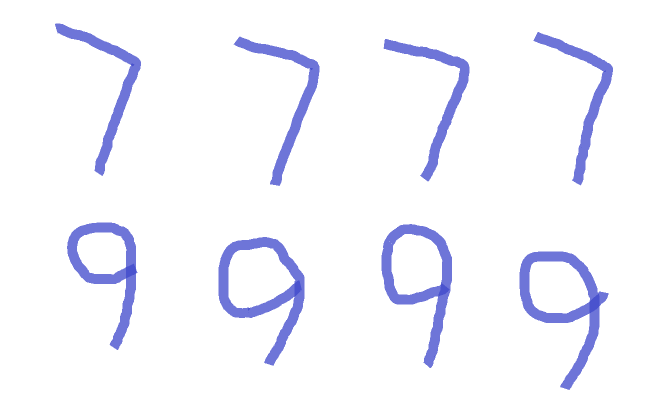
#> input picture Figures/Fig (1).png, 1344 x 840 px (shown at 1/2 size)
$ python SVM-digits.py
#> lines starting #> are read from the running program, lines starting #| are printed output that depends on the picture; after the words box and inside, x2 and y2 are one past the last pixel; in counts of white or black regions, pixels touching at a corner belong together
import numpy as np
import matplotlib.pyplot as plt
from datetime import datetime as dt
import cv2
from sklearn.preprocessing import MinMaxScaler
from sklearn.svm import NuSVC


def myplot(arr):
    plt.imshow(arr, cmap='gray', vmin=0, vmax=255)
    plt.xticks(ticks=[])
    plt.yticks(ticks=[])
    plt.show()
    plt.close()


def feature_extra(figpath):
#> called with figpath = './Figures/Fig (1).png'
    image = cv2.imread(figpath, cv2.IMREAD_GRAYSCALE)
#> image: shape (840, 1344); min 105, max 255, mean 246.2
    image = 255 - image
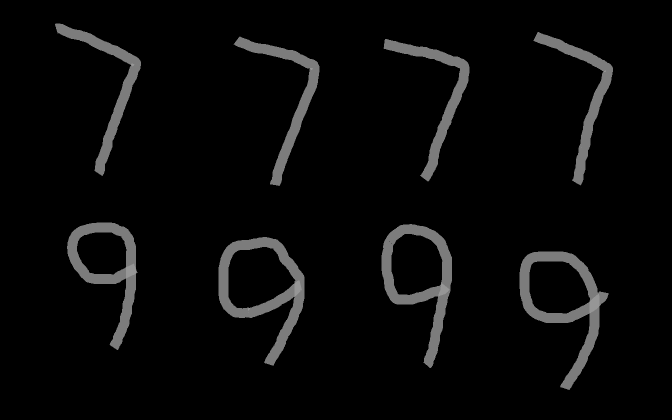
#> image: shape (840, 1344) (shown at 1/2 size); min 0, max 150, mean 8.8

    ret, binary = cv2.threshold(image, 50, 255, cv2.THRESH_BINARY)
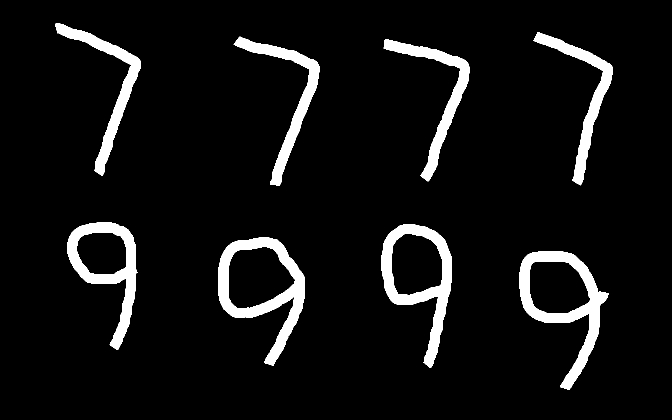
#> binary: shape (840, 1344) (shown at 1/2 size); 7% white; 8 white regions
    contours, hierarchy = cv2.findContours(binary, cv2.RETR_EXTERNAL, cv2.CHAIN_APPROX_SIMPLE)
#> contours = 8 contours; box (x1, y1, x2, y2) and area: (437, 474, 609, 731) 24221, (1039, 503, 1217, 780) 22219, (763, 448, 904, 736) 21391, (134, 445, 275, 700) 16840, (467, 73, 639, 372) 7912, (110, 47, 282, 352) 7792, (767, 78, 939, 363) 7746, (1067, 64, 1226, 371) 7542

    digits = []
    positions = []
    if len(contours) != 0:
        for contour in contours:
            x, y, w, h = cv2.boundingRect(contour)
            # 变量positions：对图像中数字所在位置的简单排序，可能失效
            positions.append(x + y * 3.5)
            image_clip = image[y:y + h, x:x + w]
            edge_h = int(h * 0.25)
            edge_w = (h + edge_h + edge_h - w) * 0.5
            if edge_w < edge_h:
                edge_w = edge_h * 2
            else:
                edge_w = int(edge_w * 0.9)
            constant = cv2.copyMakeBorder(image_clip, edge_h, edge_h, edge_w, edge_w, cv2.BORDER_CONSTANT,
                                          value=(0, 0, 255))
            kernel = np.ones((10, 10))
            imdilate = cv2.dilate(constant, kernel, iterations=1)
            imresize = cv2.resize(imdilate, (28, 28), interpolation=cv2.INTER_AREA)
            digits.append(imresize)
#> this loop made 8 passes
#> (x, y, w, h, edge_h) on passes 1 to 8: (1039, 503, 178, 277, 69), (437, 474, 172, 257, 64), (763, 448, 141, 288, 72), (134, 445, 141, 255, 63), (767, 78, 172, 285, 71), (467, 73, 172, 299, 74), (1067, 64, 159, 307, 76), (110, 47, 172, 305, 76)
#> pass 1, in feature_extra, `image_clip = image[y:y + h, x:x + w]`:
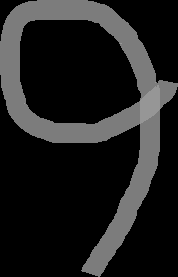
#> image_clip: shape (277, 178); min 0, max 150, mean 31.5
#> pass 1, in feature_extra, `imresize = cv2.resize(imdilate, (28, 28), interpolation=cv2.INTER_AREA)`:
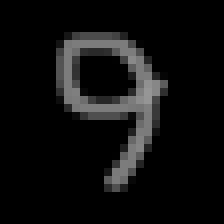
#> imresize: shape (28, 28) (shown 8 times larger); min 0, max 150, mean 15
#> after the loop:
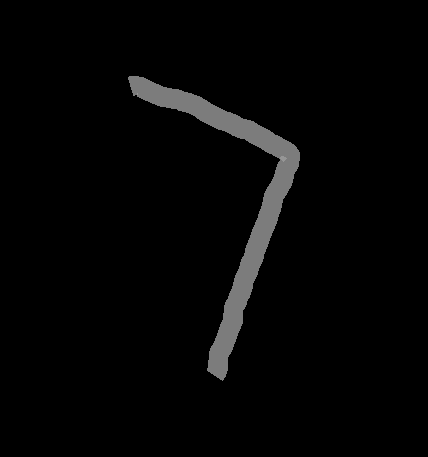
#> constant: shape (457, 428); min 0, max 150, mean 5.2
#> after the loop:
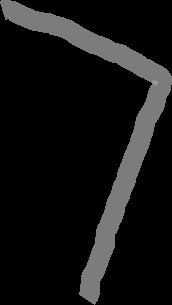
#> image_clip: shape (305, 172); min 0, max 150, mean 19.4
#> after the loop:
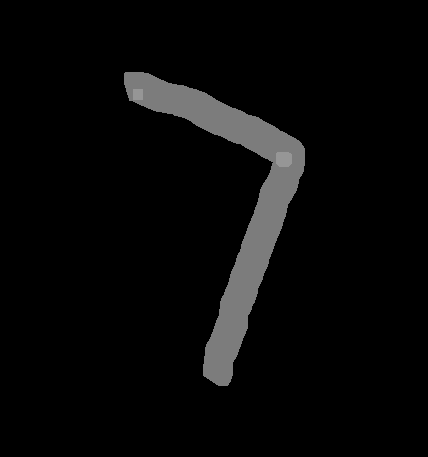
#> imdilate: shape (457, 428); min 0, max 150, mean 8.4
#> after the loop, digits = 8 items; positions = [2799.5, 2096, 2331, 1691.5, 1040, 722.5, 1291, 274.5]

    return digits, positions


def digitsCLF(digits, positions):
    Xdata = np.load("./Dataset/Xdata.npy")
    Ydata = np.load("./Dataset/Ydata.npy")

    clf = NuSVC(nu=0.02, kernel='rbf', gamma=0.02)
    clf.fit(Xdata[0:7000, :], Ydata[0:7000])

    results = []
    for digit in digits:
        scaler = MinMaxScaler(feature_range=(0, 1))
        arr = scaler.fit_transform(digit)

        prediction = clf.predict(arr.reshape(1, -1))
        results.append(int(prediction[0]))

    orders = np.argsort(positions)
    str_digit = ' '
    for i in orders:
        vari = results[i]
        str_digit = str_digit + str(vari)

    print(f'The handwritten digits are:{str_digit}')


def main():
    figpath = "./Figures/Fig (1).png"
    digit, position = feature_extra(figpath)
#> digit = 8 items; position has the same summary as positions in feature_extra
    if len(position) == 0:
        print('Recognition failed!')
    else:
        digitsCLF(digit, position)


if __name__ == '__main__':
    dt1 = dt.now()
#> (the run stopped early here; a loop or call above may not have finished)

$ run again, with Figures/Fig (10).png copied over Figures/Fig (1).png
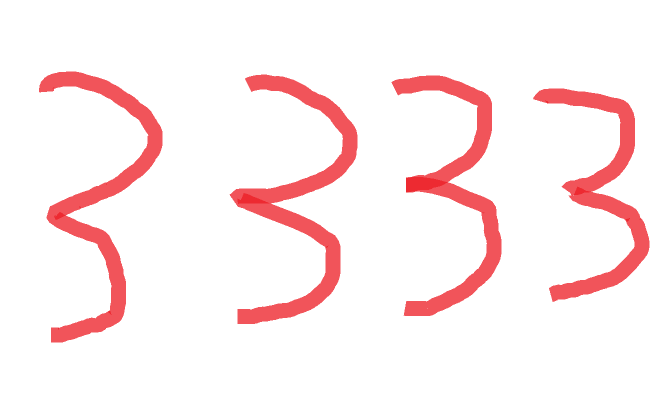
#> input picture Figures/Fig (10).png, 1344 x 840 px (shown at 1/2 size)
#> in feature_extra, `ret, binary = cv2.threshold(image, 50, 255, cv2.THRESH_BINARY)`:
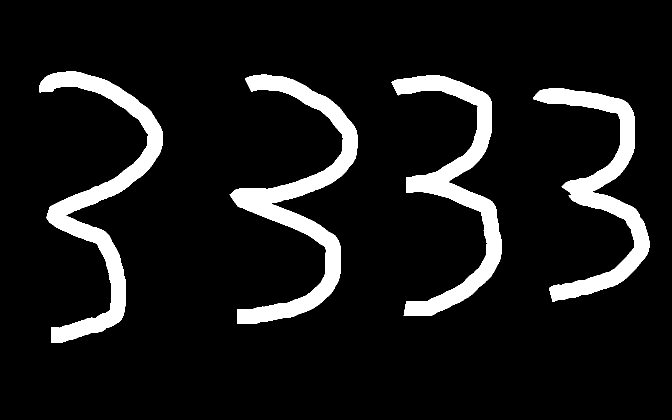
#> binary: shape (840, 1344) (shown at 1/2 size); 9.7% white; 4 white regions
#> contours = 4 contours; box (x1, y1, x2, y2) and area: (459, 149, 715, 648) 29236, (78, 143, 325, 685) 27648, (783, 151, 1003, 632) 25604, (1066, 177, 1299, 604) 23416
#> the loop in feature_extra, `for contour in contours:` made 4 passes
#> (x, y, w, h, edge_h) on passes 1 to 4: (1066, 177, 233, 427, 106), (783, 151, 220, 481, 120), (459, 149, 256, 499, 124), (78, 143, 247, 542, 135)
#> after the loop in feature_extra, `for contour in contours:`:
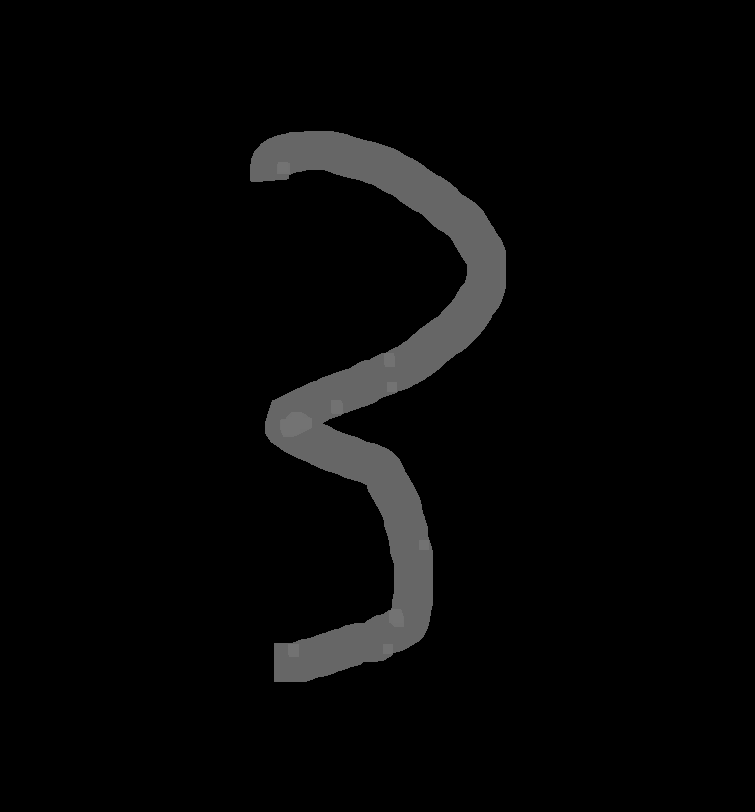
#> imdilate: shape (812, 755); min 0, max 115, mean 6.7
#> after the loop in feature_extra, `for contour in contours:`: digits = 4 items; positions = [1685.5, 1311.5, 980.5, 578.5]
#> digit = 4 items; position = [1685.5, 1311.5, 980.5, 578.5]

$ run again, with Figures/Fig (11).png copied over Figures/Fig (1).png
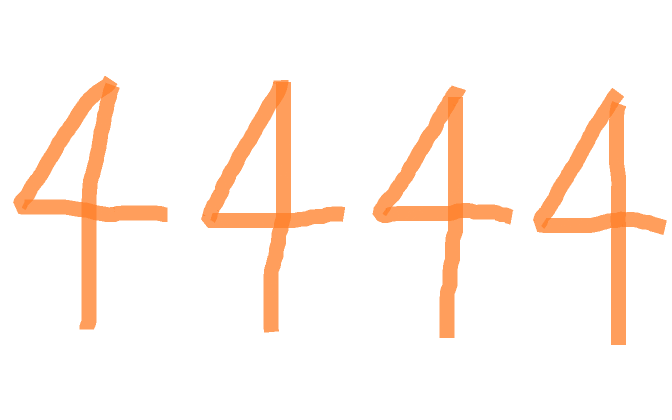
#> input picture Figures/Fig (11).png, 1344 x 840 px (shown at 1/2 size)
#> in feature_extra, `ret, binary = cv2.threshold(image, 50, 255, cv2.THRESH_BINARY)`:
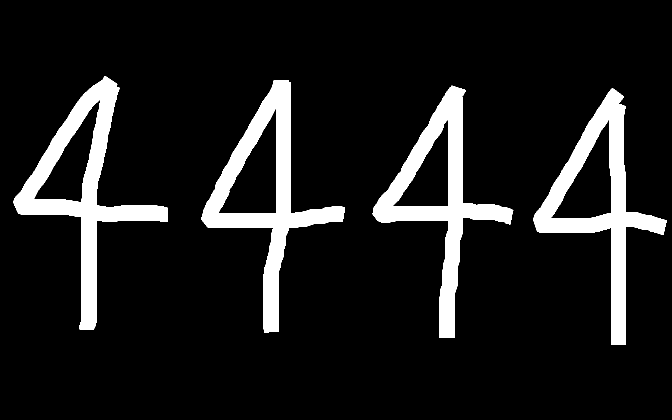
#> binary: shape (840, 1344) (shown at 1/2 size); 10.8% white; 4 white regions
#> contours = 4 contours; box (x1, y1, x2, y2) and area: (402, 160, 690, 665) 42446, (26, 152, 335, 659) 41144, (1066, 176, 1334, 690) 40788, (745, 171, 1027, 676) 38168
#> the loop in feature_extra, `for contour in contours:` made 4 passes
#> (x, y, w, h, edge_h) on passes 1 to 4: (1066, 176, 268, 514, 128), (745, 171, 282, 505, 126), (402, 160, 288, 505, 126), (26, 152, 309, 507, 126)
#> after the loop in feature_extra, `for contour in contours:`:
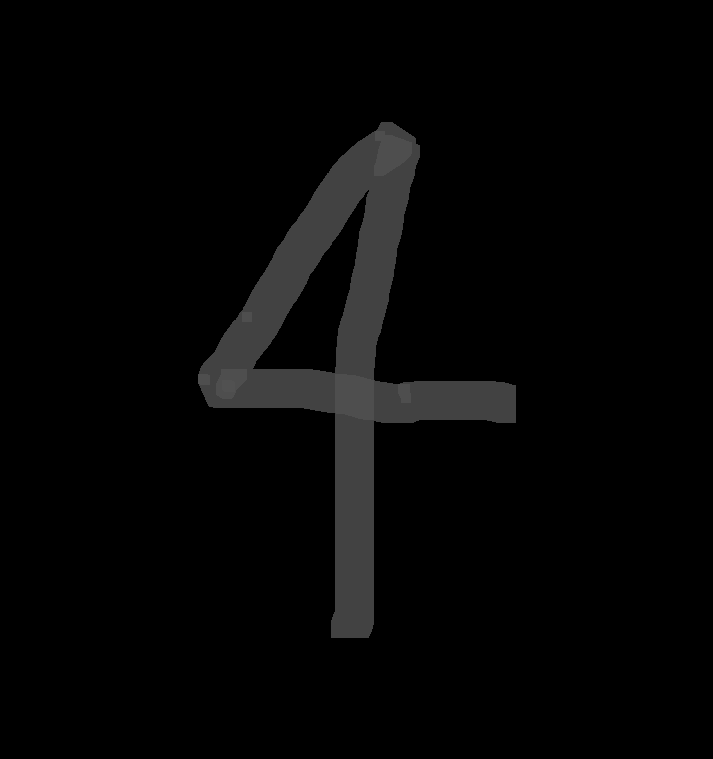
#> imdilate: shape (759, 713); min 0, max 81, mean 5.3
#> after the loop in feature_extra, `for contour in contours:`: digits = 4 items; positions = [1682, 1343.5, 962, 558]
#> digit = 4 items; position = [1682, 1343.5, 962, 558]

$ run again, with Figures/Fig (12).png copied over Figures/Fig (1).png
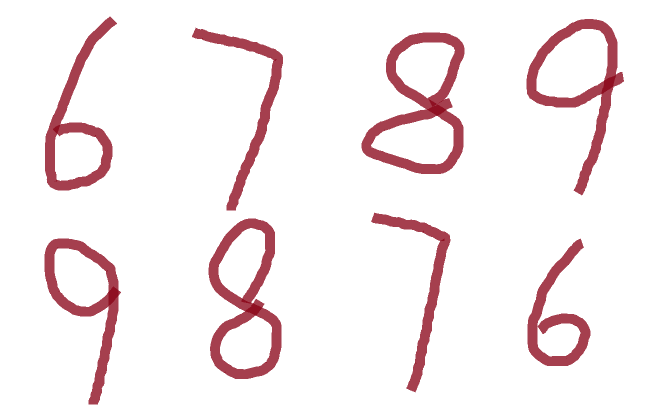
#> input picture Figures/Fig (12).png, 1344 x 840 px (shown at 1/2 size)
#> binary: shape (840, 1344); 9.3% white; 8 white regions
#> contours = 8 contours; box (x1, y1, x2, y2) and area: (723, 65, 929, 348) 38010, (417, 437, 563, 758) 32884, (1053, 38, 1248, 391) 29036, (89, 477, 242, 809) 21554, (90, 33, 234, 381) 19942, (1055, 477, 1181, 732) 14073, (384, 55, 566, 421) 9478, (742, 425, 901, 785) 8822
#> the loop in feature_extra, `for contour in contours:` made 8 passes
#> (x, y, w, h, edge_h) on passes 1 to 8: (1055, 477, 126, 255, 63), (89, 477, 153, 332, 83), (417, 437, 146, 321, 80), (742, 425, 159, 360, 90), (723, 65, 206, 283, 70), (384, 55, 182, 366, 91), (1053, 38, 195, 353, 88), (90, 33, 144, 348, 87)
#> after the loop in feature_extra, `for contour in contours:`:
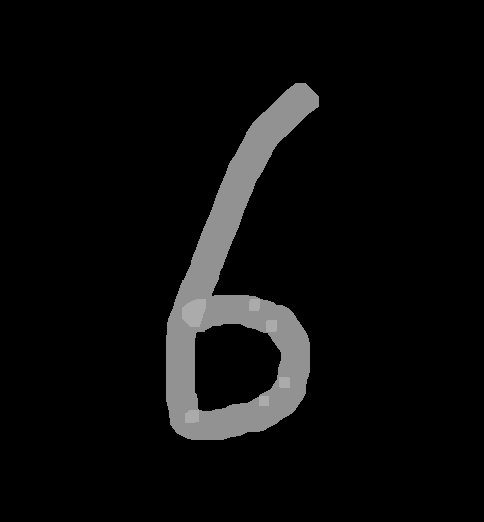
#> imdilate: shape (522, 484); min 0, max 171, mean 11.6
#> after the loop in feature_extra, `for contour in contours:`: digits = 8 items; positions = [2724.5, 1758.5, 1946.5, 2229.5, 950.5, 576.5, 1186, 205.5]
#> digit = 8 items; position has the same summary as positions in feature_extra
